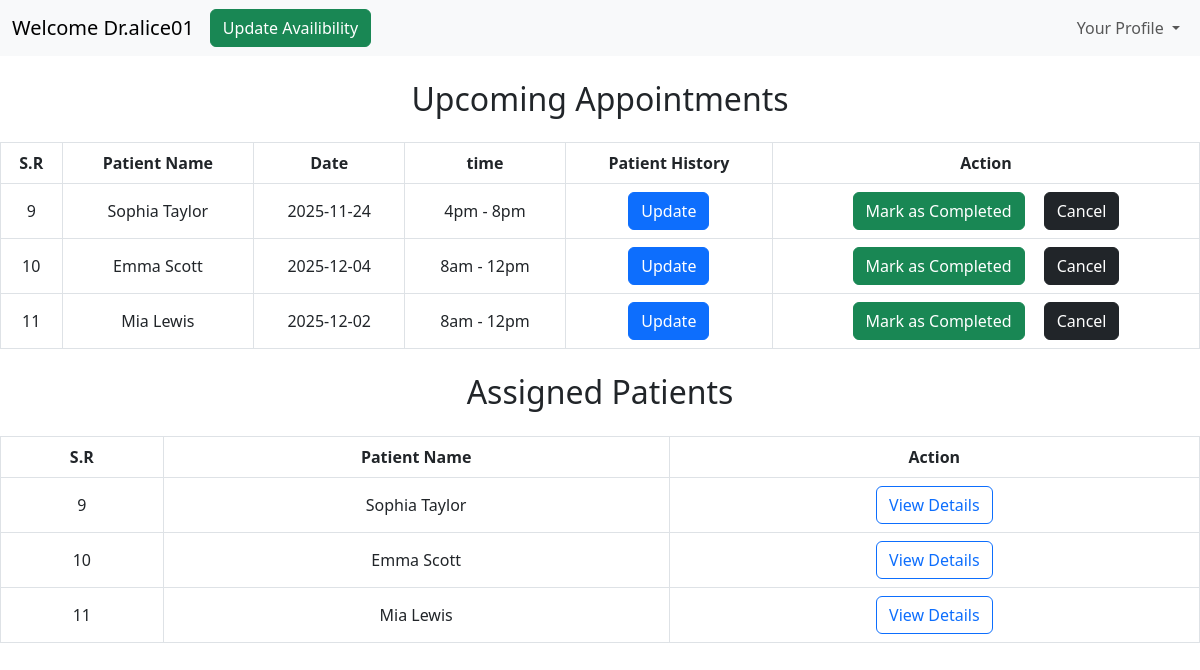
The page /dashboard/doctor (signed in) on the database as committed earlier.
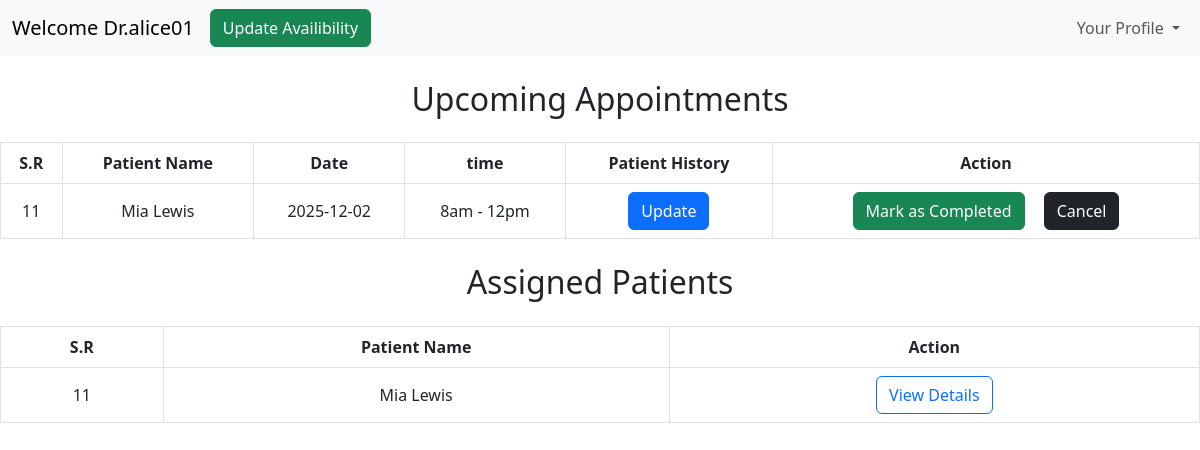
The same page on the database as committed later.
### models/models.py (models this page shows)
class User(db.Model):
    id=db.Column(db.Integer(),primary_key=True)
    fullname = db.Column(db.String(50),nullable = False)
    username = db.Column(db.String(50),unique = True,nullable = False)
    password = db.Column(db.String(),nullable= False)
    role = db.Column(db.String(10),nullable=False)
    status=db.Column(db.Integer(),nullable=False,default=0)
    created_at=db.Column(db.DateTime(),default=datetime.datetime.utcnow)
    updated_at=db.Column(db.DateTime(),default=datetime.datetime.utcnow,onupdate=datetime.datetime.utcnow)

class Appointments(db.Model):
    id = db.Column(db.Integer, primary_key=True)
    patient = db.Column(db.String(50), nullable=False)
    doctor = db.Column(db.String(50), nullable=False)
    date = db.Column(db.String(10), nullable=False)
    timeslot = db.Column(db.String(20), nullable=False)
    status = db.Column(db.String(15), nullable=False)

### controllers/doctorDashboard.py (the view)
@thedoctorDashboard.route("/dashboard/doctor", methods=['GET','POST'])
def doctorDashboard():
    if('user' in session and session['role']=="doctor"):
        user=session['user']
        allapointments= Appointments.query.filter_by(doctor=user).all()
        print("All Appointments for Doctor:", allapointments)
        appointment=[]
        for x in allapointments:
            if(x.status=="booked"):  # Only show booked appointments in doctor dashboard
                getpatientdetails=User.query.filter_by(username=x.patient).first()
                innerdetails={
                    "id": x.id,
                    "fullname": getpatientdetails.fullname,
                    "date": x.date,
                    "timeslot": x.timeslot,
                    "status": x.status,
                    "username": getpatientdetails.username
                }
                appointment.append(innerdetails)
        print(appointment)
        assignedpatients=Appointments.query.filter_by(doctor=user, status="booked").all()
        finalassignedpatients=[]
        innerpatientdetails={}
        print("Assigned Patients:", assignedpatients)
        for y in assignedpatients:
            getassignedpatientdetails=User.query.filter_by(username=y.patient).first()
            innerpatientdetails={
                "id": y.id,
                "fullname": getassignedpatientdetails.fullname,
                "username": getassignedpatientdetails.username,
            }
            finalassignedpatients.append(innerpatientdetails)
            print(y.patient)
        return render_template("doctorDashboard.html",user=user, appointment=appointment,finalassignedpatients=finalassignedpatients)
    else:
        return redirect("/login")

### templates/doctorDashboard.html (shortened to what this page needs)
<!DOCTYPE html>
<html lang="en">
<head>
     <link href="https://cdn.jsdelivr.net/npm/bootstrap@5.3.0-alpha1/dist/css/bootstrap.min.css" rel="stylesheet">
</head>
<body>
<nav class="navbar navbar-expand-lg bg-body-tertiary">
  <div class="container-fluid">
    <a class="navbar-brand" href="#">Welcome Dr.{{user}}</a>
    <div class="collapse navbar-collapse justify-content-end" id="navbarSupportedContent">
        <ul class="navbar-nav me-auto mb-2 mb-lg-0">
        <li class="nav-item">
          <a class="btn btn-success" href="/availibility/edit/{{user}}">Update Availibility </a>
        </li>
        </ul>
        <ul class="navbar-nav">
          <li class="nav-item dropdown">
            <a class="nav-link dropdown-toggle" href="#" role="button" data-bs-toggle="dropdown" aria-expanded="false">
              Your Profile
            </a>
          </li>
        </ul>
    </div>
  </div>
</nav>
<h2 class="text-center my-4">Upcoming Appointments</h2>
<table class="table  table-bordered text-center align-middle table-hover ">
  <thead class="thead-dark">
    <tr>
      <th scope="col">S.R</th>
      <th scope="col">Patient Name</th>
      <th scope="col">Date</th>
      <th scope="col">time</th>
      <th scope="col">Patient History</th>
      <th scope="col">Action</th>
    </tr>
  </thead>
  <tbody>
    {% for ap in appointment %}
    <tr>
    <td>{{ap.id}}</td>
    <td>{{ap.fullname}}</td>
    <td>{{ap.date}}</td>
    <td>{{ap.timeslot}}</td>
    <td><a class="btn btn-primary" href="/dashboard/doctor/patient-history/{{ap.username}}/{{ap.id}}">Update</a></td>
      <td><div><a class="btn btn-success" href="/dashboard/patient/action-on-appointment/{{ap.id}}/completed" >Mark as Completed</a>
    <a class="btn btn-dark" style="margin-left: 15px;" href="/dashboard/patient/action-on-appointment/{{ap.id}}/cancelled">Cancel</a></div></td>
    </tr>
    {%endfor%}
    </tbody>
</table>
<h2 class="text-center my-4">Assigned Patients</h2>
<table class="table  table-bordered text-center align-middle table-hover ">
  <thead class="thead-dark">
    <tr>
      <th scope="col">S.R</th>
      <th scope="col">Patient Name</th>
      <th scope="col">Action</th>
    </tr>
  </thead>
  <tbody>
    {% for x in finalassignedpatients %}
   <tr>
    <td>{{x.id}}</td>
    <td>{{x.fullname}}</td>
    <td><a class="btn btn-outline-primary" href="/dashboard/patient-history/{{x.username}}">View Details</a></td>
    </tr>
    {%endfor%}
  </tbody>
</table>
</body>
</html>

Rows that differ between the two databases and show on the page:
no longer on this page (row unchanged): User: fullname "Sophia Taylor", id "9", fullname "Sophia Taylor"
no longer on this page (row edited): Appointments: date "2025-11-24", timeslot "4pm - 8pm"
no longer on this page (row unchanged): User: fullname "Emma Scott", id "10", fullname "Emma Scott"
no longer on this page (row edited): Appointments: date "2025-12-04", timeslot "8am - 12pm"
Other text that changed with them:
list line gone: "9 Update Mark as Completed Cancel"
list line gone: "10 Update Mark as Completed Cancel"
